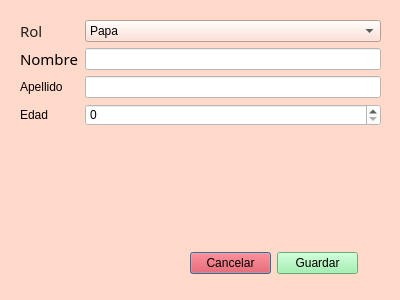
<?xml version="1.0" encoding="UTF-8"?>
<ui version="4.0">
 <class>Dialog_miembro</class>
 <widget class="QDialog" name="Dialog_miembro">
  <property name="geometry">
   <rect>
    <x>0</x>
    <y>0</y>
    <width>400</width>
    <height>300</height>
   </rect>
  </property>
  <property name="windowTitle">
   <string>Dialog</string>
  </property>
  <property name="styleSheet">
   <string notr="true">background-color: rgb(255, 217, 202);</string>
  </property>
  <widget class="QWidget" name="verticalLayoutWidget">
   <property name="geometry">
    <rect>
     <x>20</x>
     <y>20</y>
     <width>361</width>
     <height>221</height>
    </rect>
   </property>
   <layout class="QVBoxLayout" name="verticalLayout">
    <item>
     <layout class="QFormLayout" name="formLayout">
      <item row="0" column="0">
       <widget class="QLabel" name="rol_label">
        <property name="font">
         <font>
          <family>Sans</family>
          <pointsize>11</pointsize>
         </font>
        </property>
        <property name="styleSheet">
         <string notr="true">color: rgb(255, 177, 87);
color: rgb(31, 31, 31);</string>
        </property>
        <property name="text">
         <string>Rol</string>
        </property>
       </widget>
      </item>
      <item row="1" column="0">
       <widget class="QLabel" name="nombrelabel_4">
        <property name="font">
         <font>
          <family>Sans</family>
          <pointsize>11</pointsize>
         </font>
        </property>
        <property name="text">
         <string>Nombre</string>
        </property>
       </widget>
      </item>
      <item row="2" column="0">
       <widget class="QLabel" name="apellidolabel_3">
        <property name="text">
         <string>Apellido</string>
        </property>
       </widget>
      </item>
      <item row="3" column="0">
       <widget class="QLabel" name="edad_2">
        <property name="text">
         <string>Edad</string>
        </property>
       </widget>
      </item>
      <item row="1" column="1">
       <widget class="QLineEdit" name="Innombre">
        <property name="toolTip">
         <string extracomment="Name"/>
        </property>
        <property name="styleSheet">
         <string notr="true">background-color: rgb(255, 255, 255);</string>
        </property>
       </widget>
      </item>
      <item row="2" column="1">
       <widget class="QLineEdit" name="Inapellido">
        <property name="toolTip">
         <string extracomment="Lopez"/>
        </property>
        <property name="styleSheet">
         <string notr="true">background-color: rgb(255, 255, 255);</string>
        </property>
       </widget>
      </item>
      <item row="3" column="1">
       <widget class="QSpinBox" name="Inedad">
        <property name="toolTip">
         <string extracomment="18"/>
        </property>
        <property name="styleSheet">
         <string notr="true">background-color: rgb(255, 255, 255);</string>
        </property>
       </widget>
      </item>
      <item row="0" column="1">
       <widget class="QComboBox" name="Inrol">
        <property name="styleSheet">
         <string notr="true"/>
        </property>
        <item>
         <property name="text">
          <string>Papa</string>
         </property>
        </item>
        <item>
         <property name="text">
          <string>Mama</string>
         </property>
        </item>
        <item>
         <property name="text">
          <string>Hijo</string>
         </property>
        </item>
        <item>
         <property name="text">
          <string>Hija</string>
         </property>
        </item>
        <item>
         <property name="text">
          <string>Abuela</string>
         </property>
        </item>
        <item>
         <property name="text">
          <string>Abuelo</string>
         </property>
        </item>
        <item>
         <property name="text">
          <string>Otro miembro</string>
         </property>
        </item>
       </widget>
      </item>
     </layout>
    </item>
   </layout>
  </widget>
  <widget class="QWidget" name="layoutWidget">
   <property name="geometry">
    <rect>
     <x>190</x>
     <y>250</y>
     <width>168</width>
     <height>27</height>
    </rect>
   </property>
   <layout class="QHBoxLayout" name="horizontalLayout">
    <item>
     <widget class="QPushButton" name="btncancel">
      <property name="styleSheet">
       <string notr="true">background-color: rgb(237, 51, 59);</string>
      </property>
      <property name="text">
       <string>Cancelar</string>
      </property>
      <property name="icon">
       <iconset resource="icons.qrc">
        <normaloff>:/img/icons/boton.png</normaloff>:/img/icons/boton.png</iconset>
      </property>
     </widget>
    </item>
    <item>
     <widget class="QPushButton" name="btnguardar">
      <property name="styleSheet">
       <string notr="true">background-color: rgb(143, 240, 164);</string>
      </property>
      <property name="text">
       <string>Guardar</string>
      </property>
      <property name="icon">
       <iconset resource="icons.qrc">
        <normaloff>:/img/icons/aceptar.png</normaloff>:/img/icons/aceptar.png</iconset>
      </property>
     </widget>
    </item>
   </layout>
  </widget>
 </widget>
 <resources>
  <include location="icons.qrc"/>
 </resources>
 <connections/>
</ui>
